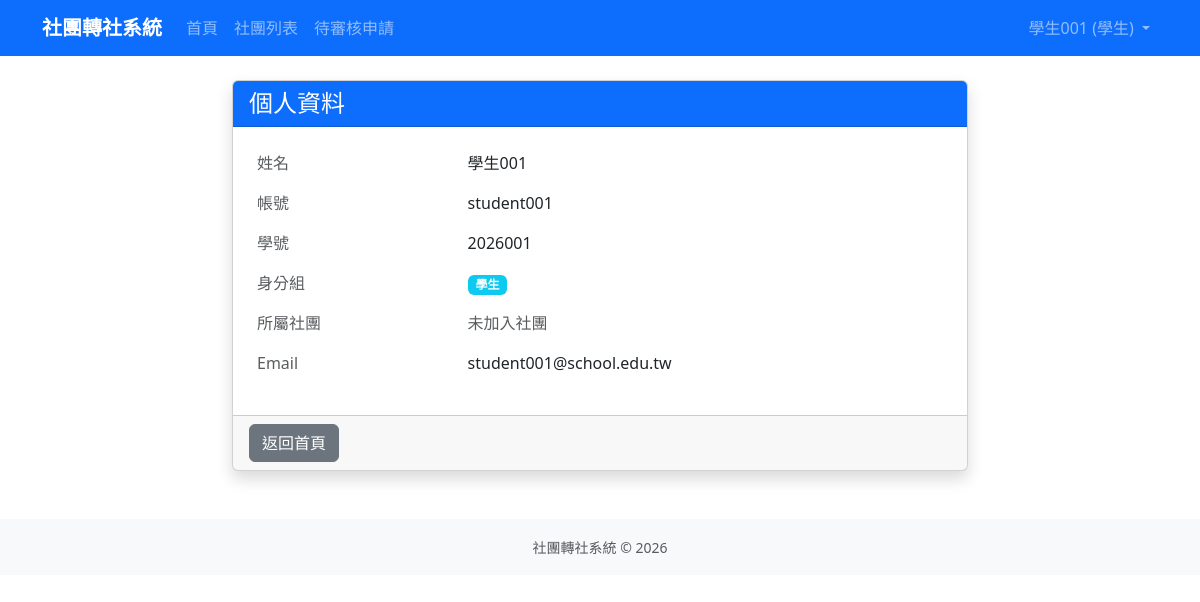
/profile/ (signed in), run on an earlier commit of the app's database.
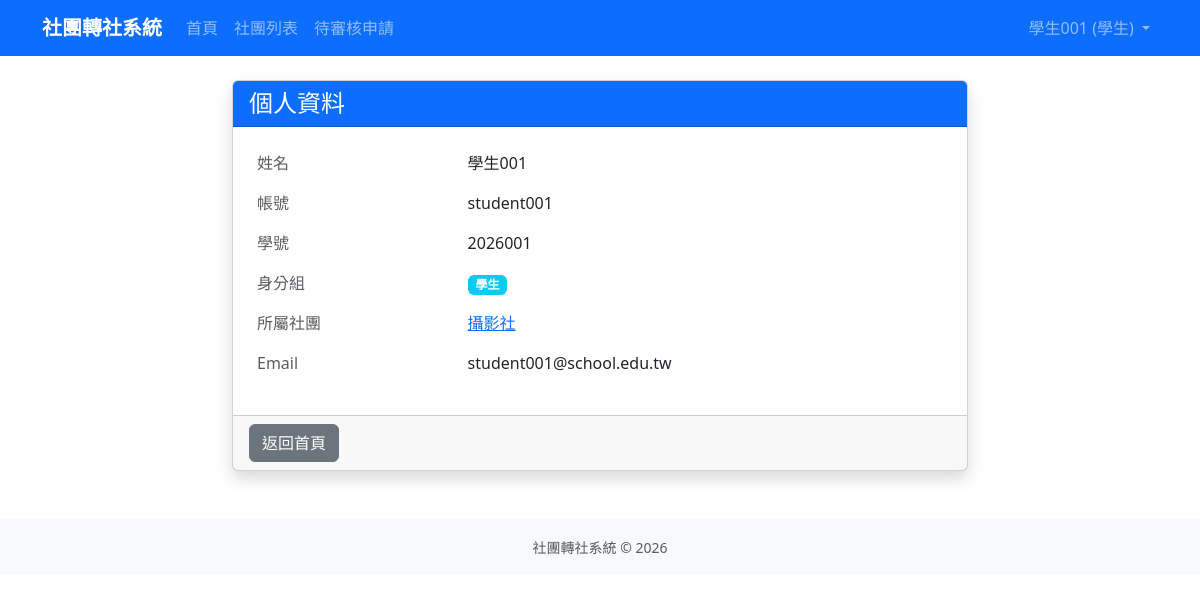
And on a later commit of the database.
### accounts/models.py (models this page shows, shortened)
class User(django.contrib.auth.models.AbstractUser):
    ROLE_CHOICES = [
        ('student', '學生'),
        ('president', '社長'),
        ('teacher', '指導老師'),
        ('admin', '訓育組（管理員）'),
    ]
    role = models.CharField(
        max_length=20,
        choices=ROLE_CHOICES,
        default='student',
        verbose_name='身分組'
    )
    student_id = models.CharField(
        max_length=20,
        blank=True,
        verbose_name='學號'
    )
    class_name = models.CharField(
        max_length=20,
        blank=True,
        verbose_name='班級'
    )
    seat_number = models.PositiveSmallIntegerField(
        null=True,
        blank=True,
        verbose_name='座號'
    )
    club = models.ForeignKey(
        'clubs.Club',
        on_delete=models.SET_NULL,
        null=True,
        blank=True,
        verbose_name='所屬社團',
        related_name='members'
    )
    class Meta:
        verbose_name = '使用者'
        verbose_name_plural = '使用者'

### clubs/models.py (models this page shows, shortened)
class Club(models.Model):
    CATEGORY_CHOICES = [
        ('academic', '學術類'),
        ('arts', '藝文類'),
        ('performance', '藝能類'),
        ('recreation', '康輔類'),
        ('sports', '體育類'),
    ]
    code = models.CharField(max_length=10, unique=True, null=True, blank=True, verbose_name='社團代號')
    name = models.CharField(max_length=100, verbose_name='社團名稱')
    teacher = models.CharField(max_length=50, default='', verbose_name='指導老師')
    president = models.CharField(max_length=50, default='', verbose_name='社長')
    location = models.CharField(max_length=100, blank=True, verbose_name='社課場地')
    category = models.CharField(max_length=20, choices=CATEGORY_CHOICES, blank=True, verbose_name='類別')
    description = models.TextField(blank=True, verbose_name='社團描述')
    max_members = models.PositiveIntegerField(default=30, verbose_name='人數上限')
    current_members = models.PositiveIntegerField(default=0, verbose_name='現有人數')
    is_active = models.BooleanField(default=True, verbose_name='啟用中')
    created_at = models.DateTimeField(auto_now_add=True, verbose_name='建立時間')
    updated_at = models.DateTimeField(auto_now=True, verbose_name='更新時間')
    class Meta:
        verbose_name = '社團'
        verbose_name_plural = '社團'
        ordering = ['name']

### accounts/views.py (the view)
# urls.py: path('profile/', views.ProfileView.as_view(), name='profile'),
class ProfileView(LoginRequiredMixin, TemplateView):
    template_name = 'accounts/profile.html'

### accounts/templatetags/account_extras.py (called while the page is built)
def user_is_club_president(user, club):
    if not user or not club or not getattr(club, 'president', ''):
        return False
    resolved_president = get_user_from_display_text(club.president)
    if resolved_president:
        return resolved_president.pk == user.pk
    return club.president.strip() == user.username

@register.filter
def display_role(user):
    if getattr(user, 'role', None) == 'president' and not user_is_club_president(user, user.club):
        return '學生'
    return user.get_role_display()

### transfers/context_processors.py (called while the page is built, shortened)
def transfer_window(request):
    context = get_transfer_window_state()
    user = getattr(request, 'user', None)
    context['admin_pending_review_count'] = 0
    return context

### transfers/models.py (called while the page is built)
    @classmethod
    def get_current(cls):
        return cls.objects.order_by('-updated_at', '-pk').first()

    def is_open(self, today=None):
        if self.is_paused:
            return False
        today = today or timezone.localdate()
        return self.start_date <= today <= self.end_date

### templates/accounts/profile.html (shortened to what this page needs)
{% extends 'base.html' %}
{% load account_extras %}
{% block content %}
<div class="row justify-content-center">
    <div class="col-md-8">
        <div class="card shadow">
            <div class="card-header bg-primary text-white">
                <h4 class="mb-0">個人資料</h4>
            </div>
            <div class="card-body">
                <table class="table table-borderless">
                    <tr>
                        <td class="text-muted" width="30%">姓名</td>
                        <td>{{ user.get_full_name|default:user.username }}</td>
                    </tr>
                    <tr>
                        <td class="text-muted">帳號</td>
                        <td>{{ user.username }}</td>
                    </tr>
                    {% if not user.is_superuser and user.role != 'admin' %}
                        <tr>
                            <td class="text-muted">學號</td>
                            <td>{{ user.student_id|default:"未設定" }}</td>
                        </tr>
                    {% endif %}
                    <tr>
                        <td class="text-muted">身分組</td>
                        <td><span class="badge bg-info">{{ user|display_role }}</span></td>
                    </tr>
                    {% if not user.is_superuser and user.role != 'admin' %}
                        <tr>
                            <td class="text-muted">所屬社團</td>
                            <td>
                                {% if user.club %}
                                    <a href="{% url 'club_detail' user.club.pk %}">{{ user.club.name }}</a>
                                {% else %}
                                    <span class="text-muted">未加入社團</span>
                                {% endif %}
                            </td>
                        </tr>
                    {% endif %}
                    <tr>
                        <td class="text-muted">Email</td>
                        <td>{{ user.email|default:"未設定" }}</td>
                    </tr>
                </table>
            </div>
            <div class="card-footer">
                <a href="{% url 'home' %}" class="btn btn-secondary">返回首頁</a>
            </div>
        </div>
    </div>
</div>
{% endblock %}

### templates/base.html (shortened to what this page needs)
<!DOCTYPE html>
{% load account_extras %}
<html lang="zh-TW">
<head>
    <link href="https://cdn.jsdelivr.net/npm/bootstrap@5.3.0/dist/css/bootstrap.min.css" rel="stylesheet">
</head>
<body>
    <nav class="navbar navbar-expand-lg navbar-dark bg-primary">
        <div class="container">
            <a class="navbar-brand" href="{% url 'home' %}">社團轉社系統</a>
            <div class="collapse navbar-collapse" id="navbarNav">
                <ul class="navbar-nav me-auto">
                    <li class="nav-item">
                        <a class="nav-link" href="{% url 'home' %}">首頁</a>
                    </li>
                    <li class="nav-item">
                        <a class="nav-link" href="{% url 'club_list' %}">社團列表</a>
                    </li>
                    {% if user.is_authenticated %}
                        {% if user.is_superuser or user.role == 'president' or user.role == 'teacher' or user.role == 'admin' %}
                            <li class="nav-item">
                                <a class="nav-link position-relative" href="{% url 'pending_approvals' %}">
                                    待審核申請
                                </a>
                            </li>
                        {% endif %}
                    {% endif %}
                </ul>
                <ul class="navbar-nav">
                    {% if user.is_authenticated %}
                        <li class="nav-item dropdown">
                            <a class="nav-link dropdown-toggle" href="#" role="button" data-bs-toggle="dropdown">
                                {{ user.get_full_name|default:user.username }} ({{ user|display_role }})
                            </a>
                        </li>
                    {% else %}
                        <li class="nav-item">
                            <a class="nav-link" href="{% url 'login' %}">登入</a>
                        </li>
                    {% endif %}
                </ul>
            </div>
        </div>
    </nav>
    <main class="container my-4">
        {% block content %}{% endblock %}
    </main>
    <footer class="bg-light py-3 mt-5">
        <div class="container text-center text-muted">
            <small>社團轉社系統 &copy; 2026</small>
        </div>
    </footer>
</body>
</html>

What changed in the data, as far as the page shows it:
changed User "學生001": club_id empty → 7 (drawn); club.name (not shown) → "攝影社"
Also different on the page:
text no longer shown: "未加入社團"
